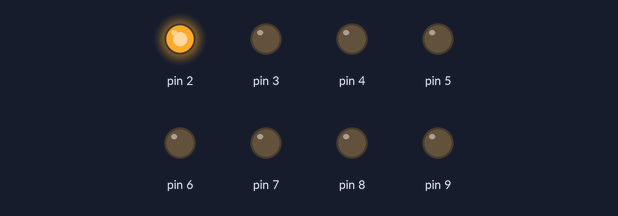
A sketch run on a simulated Arduino Uno, built with avr-gcc and run on an emulated ATmega328P. On the bench: output pins drawn as LEDs (lit = HIGH).

Above: at 0.05 s.
At 0.45 s:
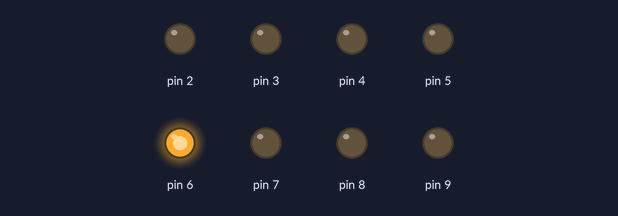
At 0.75 s:
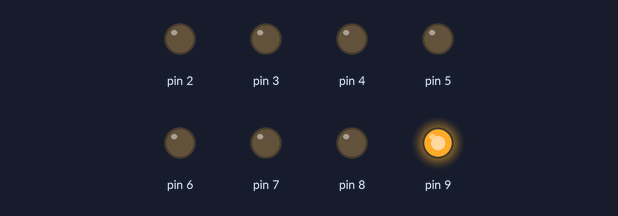
At 1.55 s:
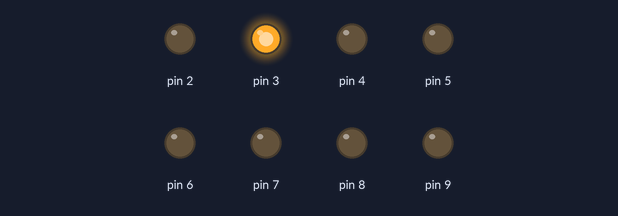
At 2.35 s:
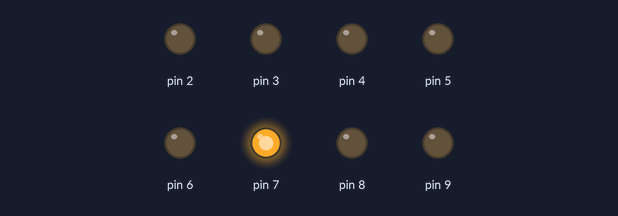
At 3.15 s:
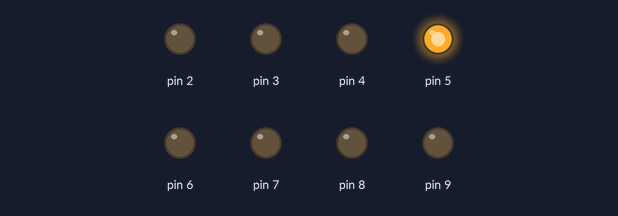
Timing chart, 0 to 3.5 s (numbered marks = the images above):
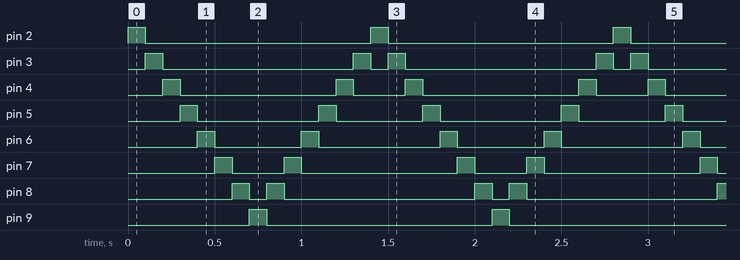

Measured:
- by itself, pin 2, pin 9: alternates HIGH for 0.10 s and LOW for 1.3 s
- by itself, pin 3: repeats every 1.4 s: LOW 1.1 s, HIGH 0.10 s, LOW 0.10 s, HIGH 0.10 s
- by itself, pin 4: repeats every 1.4 s: LOW 0.90 s, HIGH 0.10 s, LOW 0.30 s, HIGH 0.10 s
- by itself, pin 5: repeats every 1.4 s: LOW 0.70 s, HIGH 0.10 s, LOW 0.50 s, HIGH 0.10 s
- by itself, pin 6: repeats every 1.4 s: LOW 0.50 s, HIGH 0.10 s, LOW 0.70 s, HIGH 0.10 s
- by itself, pin 7: repeats every 1.4 s: LOW 0.30 s, HIGH 0.10 s, LOW 0.90 s, HIGH 0.10 s
- by itself, pin 8: repeats every 1.4 s: LOW 0.10 s, HIGH 0.10 s, LOW 1.1 s, HIGH 0.10 s

The sketch:

larsen_better.ino
```cpp
/*
exercise 0.1 - KITT emulator!
 Created 02/04/2010
 By John Boxall
 http://tronixstuff.com...
 Blinks LEDs from output pin 2~9 in a forwards<>backward motion
 The circuit:
 an LED is connected to each output pin from 2 to 8, thence to a 560 ohm resistor, then to ground (pin 4 on the bottom left of the Arduino Duemilanove).
 based on an orginal by H. Barragan for the Wiring i/o board
 */
// The setup() method runs once, when the sketch starts
int del=100; // sets a default delay time, 100 milliseconds (one tenth of a second)
void setup()
{
  // initialize the digital pins as outputs:
  // later on there will be easier ways to do this
  pinMode(2, OUTPUT);
  pinMode(3, OUTPUT);
  pinMode(4, OUTPUT);
  pinMode(5, OUTPUT);
  pinMode(6, OUTPUT);
  pinMode(7, OUTPUT);
  pinMode(8, OUTPUT);
  pinMode(9, OUTPUT);
}
// the loop() method repeats indefinitely until you turn off the power
void loop()
{
  digitalWrite(2, HIGH);   // turn on LED on pin 2
  delay(del);              // wait (length determined by value of 'del')
  digitalWrite(2, LOW);    // turn it off
  digitalWrite(3, HIGH);   // turn on LED on pin 3
  delay(del);              // wait
  digitalWrite(3, LOW);    // turn it off
  digitalWrite(4, HIGH);   // turn on LED on pin 4
  delay(del);              // wait
  digitalWrite(4, LOW);    // turn it off
  digitalWrite(5, HIGH);   // turn on LED on pin 5
  delay(del);              // wait
  digitalWrite(5, LOW);    // turn it off
  digitalWrite(6, HIGH);   // turn on LED on pin 6
  delay(del);              // wait
  digitalWrite(6, LOW);    // turn it off
  digitalWrite(7, HIGH);   // turn on LED on pin 7
  delay(del);              // wait
  digitalWrite(7, LOW);    // turn it off
  digitalWrite(8, HIGH);   // turn on LED on pin 8
  delay(del);              // wait
  digitalWrite(8, LOW);    // turn it off
  digitalWrite(9, HIGH);   // turn on LED on pin 9
  delay(del);              // wait
  digitalWrite(9, LOW);    // turn it off
  digitalWrite(8, HIGH);   // turn on LED on pin 8
  delay(del);              // wait
  digitalWrite(8, LOW);    // turn it off
  digitalWrite(7, HIGH);   // turn on LED on pin 7
  delay(del);              // wait
  digitalWrite(7, LOW);    // turn it off
  digitalWrite(6, HIGH);   // turn on LED on pin 6
  delay(del);              // wait
  digitalWrite(6, LOW);    // turn it off
  digitalWrite(5, HIGH);   // turn on LED on pin 5
  delay(del);              // wait
  digitalWrite(5, LOW);    // turn it off
  digitalWrite(4, HIGH);   // turn on LED on pin 4
  delay(del);              // wait
  digitalWrite(4, LOW);    // turn it off
  digitalWrite(3, HIGH);   // turn on LED on pin 3
  delay(del);              // wait
  digitalWrite(3, LOW);    // turn it off
}
```
